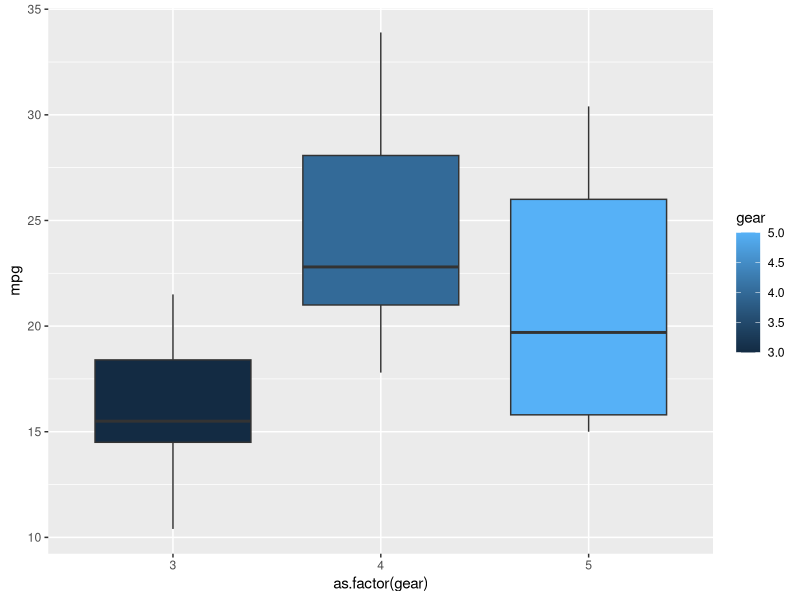

Write the R code that produced this figure. (Note: this script raises an error after producing the figure.)
## ---- chunk 1
x = 5:55
# represents the numbers from 5 to 55
sum (x)
# This is the sum of numbers from 5 to 55
 
## ---- chunk 2
sumfun <- function(n)
  sum(5:n)
# assigned variable sumfun the function n.

sumfun(10)
# sum(5:10). Sum of numbers from 5 to 10

sumfun(20)
# sum(5:20). Sum of numbers from 5 to 20

sumfun(100)
# sum(5:100). Sum of numbers from 5 to 100

## ---- chunk 3
# Fibonaaci series
Flare <- function(a) {
  if(a <= 1) {
    return(a)
  } else {
    return(Flare(a-1) + Flare(a-2))
  }
}
# Assigned vaiable Flare the function a.
# Function a is returned if the a function is less or equal to 1. Otherwise the function a -1 added to the function a -2 is returned.
for(x in 1:12){
print(Flare(x))
}
# The for loop where the loop variable is x and expression 1 is numbers 1 to 12 using the operator :. Expression 2 prints function a in terms of the loop variable. 

## ---- chunk 4
library(ggplot2)
# This loads ggplot 
ggplot(data=mtcars, aes(x=as.factor(gear), y=mpg, fill=gear)) + geom_boxplot()
# The function ggplot initiates a new plot. Data used is mtcars. Graph represents miles per gallon as a fuctnion of then number of gears
# fill is used to fill in gears
# geom_boxplot determines the graph to be a boxplot.

## ---- chunk 5
y<- cars$dist; x<- cars$speed
type<- lm(formula = "y~x")
type
# distance from cars data set assigned variable y. speed from cars data set assigned variable x.

summary(type)

#Intercept: -17.5791 Fitted Slope: 3.9324 Standard Deviation Speed: 0.4155 Standard Deviation Distance: 6.7584
## ---- chunk 6
library(grid)
library(gridExtra)
library(gtable)
lm.scatter <- ggplot(cars, aes(x=speed, y=dist)) +
  geom_point(color='#2980B9', size = 4) + xlim(c(0, 25)) +
  geom_smooth(method=lm, se=FALSE, fullrange=TRUE, color='#2C3E50') + 
  labs(title='Linear relationship Between Speed and Breaking Distance')
grid.arrange(lm.scatter)
# grid, girdExtra and gtable is loaded

## ---- chunk 7
new_speed <- cars$speed * (5280/3600)
line<-lm(dist ~ 0+ new_speed + I(new_speed^2),cars)
summary(line)
# 
## ---- chunk 8
library(ggplot2)
# This loads ggplot
y <- cars$dist; x <- cars$new_speed
# Distance in car data is assigned variable y; The variable new_speed is assigned the variable x
ggplot(cars,aes(new_speed,dist)) +
  geom_point(color='Black', size = 1) + xlim(c(0,40)) +
  geom_smooth(method = "lm", formula = "y ~ 0 + x + I(x^2)",  color="red", fullrange='TRUE') + labs(title= 'Reaction Time for Driver to Start Breaking ', y = 'Stopping Distance (feet)', x = "Speed")
# first line initates ggplot using car data set. x is new_speed and y is distance
# second line plots a scatter plot. colour of dots black and size is 1. 
# xlim is used to set the x-axis limits (between 0 to 40)
# The result 0.84479 is a resonable reaction speed
